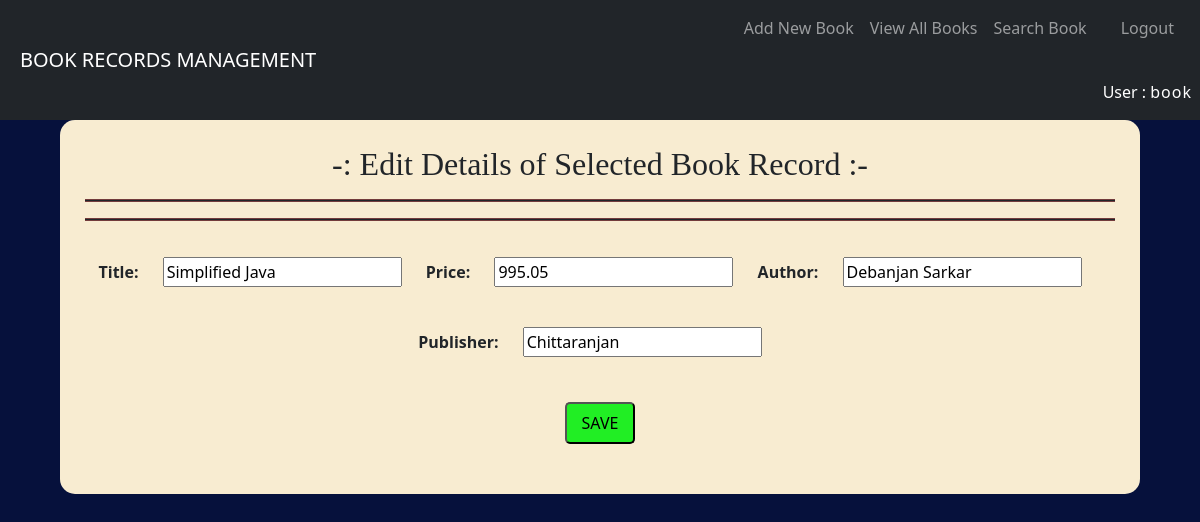
The app's page /BRMapp/edit-book?bookid=2 (signed in) with its own data.
### BRMapp/models.py (models this page shows, shortened)
class Book(models.Model):
    title = models.CharField(max_length=100)
    price = models.FloatField()
    author = models.CharField(max_length=100)
    publisher = models.CharField(max_length=100)

### BRMapp/views.py (the view)
# urls.py: re_path('edit-book',views.editBook),
@login_required(login_url="/BRMapp/login")
def editBook(request):
    if request.method=='GET':
        bookid = request.GET['bookid']
        book = models.Book.objects.get(id=bookid)
        book_details = {
            'title':book.title,
            'price':book.price,
            'author':book.author,
            'publisher':book.publisher
        }
        form = forms.NewBookForm(initial=book_details)
        res = render(request,'BRMapp/edit-book.html',{'form':form,'book':book,'user_name':request.session['user_name']})
        return res

### BRMapp/forms.py
class NewBookForm(forms.Form):
    title = forms.CharField(label='Title',max_length=100)
    price = forms.FloatField(label='Price')
    author = forms.CharField(label='Author',max_length=100)
    publisher = forms.CharField(label='Publisher',max_length=100)

### templates/BRMapp/edit-book.html (shortened to what this page needs)
<!DOCTYPE html>
{% load static %}
<html lang="en" dir="ltr">
<head>
  <link href="https://cdn.jsdelivr.net/npm/bootstrap@5.1.3/dist/css/bootstrap.min.css" rel="stylesheet">
  <link rel="stylesheet" type="text/css" href="{% static 'BRMapp/css/BRMstyles.css' %}" />
</head>
<body>
  <div class="header">
    <nav class="navbar navbar-expand-md navbar-dark bg-dark">
      <a class="navbar-brand" href="#">BOOK RECORDS MANAGEMENT</a>
      <div class="collapse navbar-collapse" id="navbarSupportedContent">
        <ul class="navbar-nav ms-auto">
          <li class="nav-item">
            <a class="nav-link" href="/BRMapp/new-book">Add New Book</a>
          </li>
          <li class"nav-item">
            <a class="nav-link" href="/BRMapp/view-books">View All Books</a>
          </li>
          <li class"nav-item">
            <a class="nav-link" href="/BRMapp/search-book">Search Book</a>
          </li>
          <li class"nav-item">
            <a class="nav-link" href="/BRMapp/logout">Logout</a><br/>
            <span class="nav-link" style="color: white;">User : <span class="USERNAME">{{ user_name }}</span></span>
          </li>
        </ul>
      </div>
    </nav>
  </div>
  <div class="main">
    <h2>-: Edit Details of Selected Book Record :-</h2>
    <hr><hr>
    <form class="" action="/BRMapp/edit" method="post">
      {{form}}
      <input class="action-button" type="submit" value="SAVE">
    </form>
  </div>
</body>
</html>

### static/BRMapp/css/BRMstyles.css (style rules this page uses)
body { text-align: center; background-color: #06113C; }
hr { border-style: none none double none; border-width: 3px; border-color: #733C3C; opacity: 1; background-color: none; }
a { text-decoration: none; }
label { font-weight: bold; }
input { margin: 20px; }
h2 { font-family: "algerian"; }
.navbar-brand { padding-left: 20px; }
.USERNAME { letter-spacing: 1px; }
.main { background-color: #F8ECD1; width: 90%; margin: auto; text-align: center; padding: 25px; border-radius: 15px; }
.action-button { background-color: #21ee24; display: block; margin: 25px auto; padding: 7px 15px; border-radius: 5px; }

### records on screen
Book: title "Simplified Java", price "995.05", author "Debanjan Sarkar", publisher "Chittaranjan"

### other values on screen
{{ user_name }} "book"
